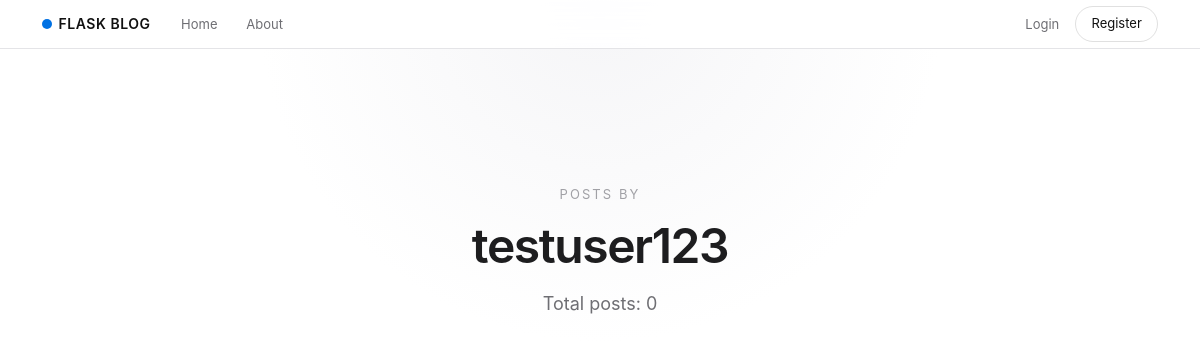
The page /user/testuser123 on the database as committed earlier.
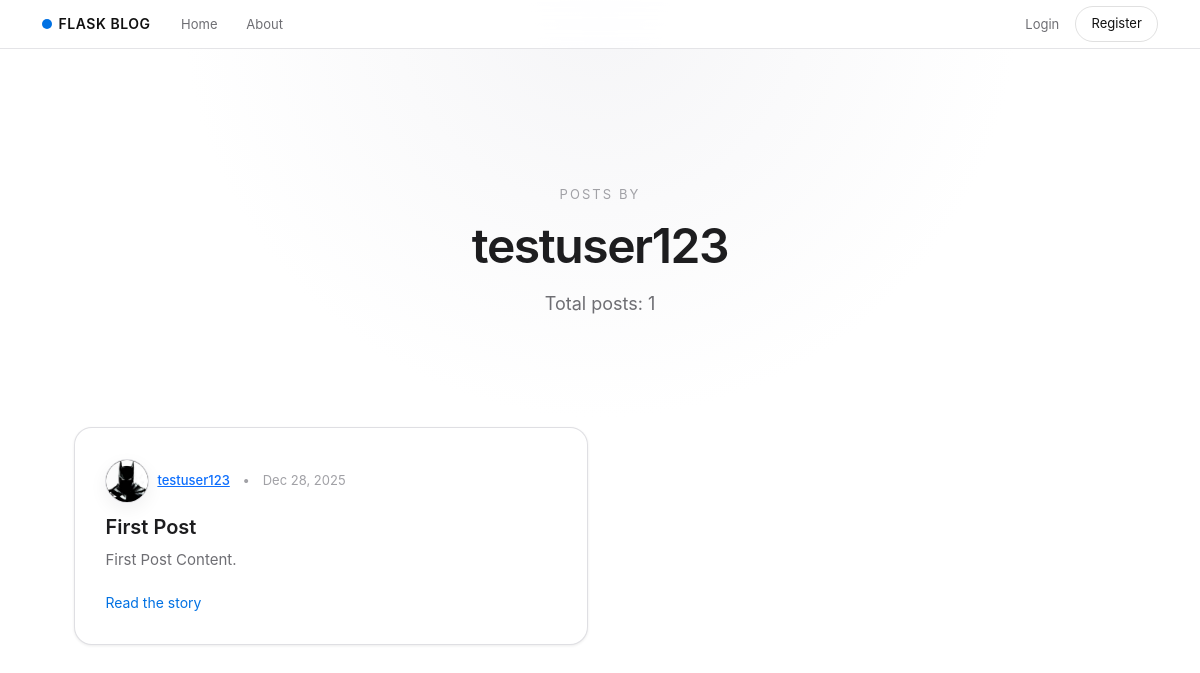
The same page on the database as committed later.
### flaskblog/models.py (models this page shows, shortened)
class User(db.Model, UserMixin):
    id = db.Column(db.Integer, primary_key=True)
    username = db.Column(db.String(20), unique=True, nullable=False)
    email = db.Column(db.String(120), unique=True, nullable=False)
    image_file = db.Column(db.String(20), nullable=False, default='default.jpg')
    password = db.Column(db.String(60), nullable=False)
    posts = db.relationship('Post', backref='author', lazy=True)

class Post(db.Model):
    id = db.Column(db.Integer, primary_key=True)
    title = db.Column(db.String(100), nullable=False)
    date_posted = db.Column(
        db.DateTime(timezone=True),
        nullable=False,
        default=lambda: datetime.now(timezone.utc)
    )
    content = db.Column(db.Text, nullable=False)
    user_id = db.Column(db.Integer, db.ForeignKey('user.id'), nullable=False)

### flaskblog/users/routes.py (the view)
@users.route("/user/<string:username>")
def user_posts(username):
    user = db.session.execute(
                db.select(User).filter_by(username=username)
            ).scalar_one_or_none() or abort(404)
    page = request.args.get('page', 1, type=int)
    posts = Post.query.filter_by(author=user).order_by(Post.date_posted.desc()).paginate(page=page, per_page=10)
    return render_template('user_posts.html', posts=posts, user=user)

### flaskblog/templates/user_posts.html (shortened to what this page needs)
{% extends "layout.html" %} {% block content %}
<section class="hero text-center">
  <p class="hero-eyebrow">Posts by</p>
  <h1 class="hero-title">{{ user.username }}</h1>
  <p class="hero-subtitle">Total posts: {{ posts.total }}</p>
</section>
<section class="stories-section">
  <div class="row g-4">
    {% for post in posts.items %}
    <div class="col-md-6">
      <article class="story-tile">
        <div class="story-meta">
          <img
            class="story-avatar"
            src="{{ url_for('static', filename='profile_pics/' ~ post.author.image_file) }}"
            alt="{{ post.author.username }} avatar"
          />
          <a
            class="story-author"
            href="{{ url_for('users.user_posts', username=post.author.username) }}"
          >
            {{ post.author.username }}
          </a>
          <span class="story-dot">•</span>
          <span class="story-date">
            {{ post.date_posted.strftime('%b %-d, %Y') }}
          </span>
        </div>
        <h3 class="story-title">{{ post.title }}</h3>
        <p class="story-excerpt">{{ post.content }}</p>
        <a
          href="{{ url_for('posts.post', post_id=post.id) }}"
          class="story-link"
        >
          Read the story
        </a>
      </article>
    </div>
    {% endfor %}
  </div>
</section>
{% endblock %}

Rows that differ between the two databases and show on the page:
now on this page (row edited): Post: image_file (picture), author.username "testuser123", date_posted "Dec 28, 2025", title "First Post", content "First Post Content."
Other text that changed with them:
{{ posts.total }}: "0" → "1"
